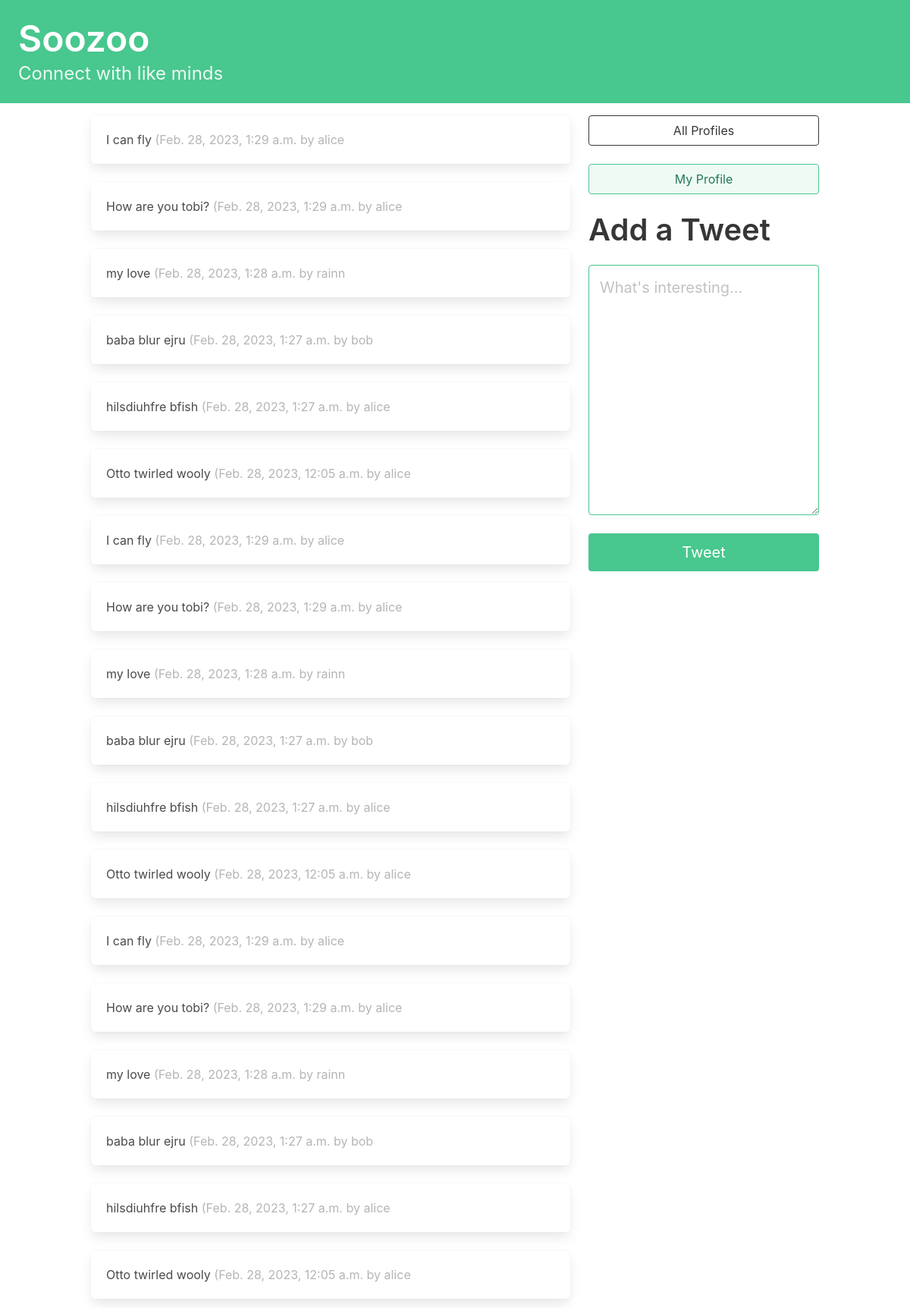
The app's page / (signed in) with its own data.
### tobichat/models.py (models this page shows, shortened)
class Dweet(models.Model):
    user = models.ForeignKey(
        User, related_name="dweets", on_delete=models.DO_NOTHING
    )
    body = models.CharField(max_length=150)
    created_at = models.DateTimeField(auto_now_add=True)

### tobichat/views.py (the view)
# urls.py: path("", dashboard, name="dashboard"),
def dashboard(request):
    form = DweetForm(request.POST or None)
    if request.method == "POST":
        if form.is_valid():
            dweet = form.save(commit=False)
            dweet.user = request.user
            dweet.save()
            return redirect("tobichat:dashboard")
    followed_dweets = Dweet.objects.filter(
        user__profile__in=request.user.profile.follows.all()
    ).order_by("-created_at")
    return render(
        request,
        "tobichat/dashboard.html",
        {"form": form, "dweets": followed_dweets},
    )

### tobichat/forms.py
class DweetForm(forms.ModelForm):
    body = forms.CharField(
        required=True,
        widget=forms.widgets.Textarea(
            attrs={
                "placeholder": "What's interesting...",
                "class": "textarea is-success is-medium",
            }
        ),
        label="",
    )
    class Meta:
        model = Dweet
        exclude = ("user", )

### tobichat/templates/tobichat/dashboard.html (shortened to what this page needs)
{% extends 'base.html' %}
{% block content %}
<div class="column">
    {% for followed in user.profile.follows.all %}
        {% for dweet in dweets %}
            <div class="box">
                {{dweet.body}}
                <span class="is-small has-text-grey-light">
                    ({{ dweet.created_at }} by {{ dweet.user.username }}
                </span>
            </div>
        {% endfor %}
    {% endfor %}
</div>
<div class="column is-one-third">
    <div class="block">
        <a href="{% url 'tobichat:profile_list' %} ">
            <button class="button is-dark is-outlined is-fullwidth">
                All Profiles
            </button>
        </a>
    </div>
    <div class="block">
        <a href="{% url 'tobichat:profile' request.user.profile.id %} ">
            <button class="button is-success is-light is-outlined is-fullwidth">
                My Profile
            </button>
        </a>
    </div>
    <div class="block">
        <div class="block">
            <h2 class="title is-2">Add a Tweet</p>
        </div>
        <div class="block">
            <form method="post">
                {{ form.as_p }}
                <button class="button is-success is-fullwidth is-medium mt-5"
                        type="submit">Tweet
                </button>
            </form>
        </div>
    </div>
</div>
{% endblock content %}

### tobichat/templates/base.html (shortened to what this page needs)
<!DOCTYPE html>
<html lang="en">
<head>
    <link rel="stylesheet"
    href="https://cdn.jsdelivr.net/npm/bulma@0.9.3/css/bulma.min.css">
</head>
<body>
    <a href="{% url 'tobichat:dashboard' %} ">
    <section class="hero is-small is-success mb-4">
        <div class="hero-body">
            <h1 class="title is-1">Soozoo</h1>
            <p class="subtitle is-4">
                Connect with like minds
            </p>
        </div>
    </section>
    </a>
    <div class="container">
        <div class="columns">
            {% block content %}
            {% endblock content %}
        </div>
    </div>
</body>
</html>

### records on screen
Dweet: body "I can fly", created_at "Feb. 28, 2023, 1:29 a.m.", user.username "alice"
Dweet: body "How are you tobi?", created_at "Feb. 28, 2023, 1:29 a.m.", user.username "alice"
Dweet: body "my love", created_at "Feb. 28, 2023, 1:28 a.m.", user.username "rainn"
Dweet: body "baba blur ejru", created_at "Feb. 28, 2023, 1:27 a.m.", user.username "bob"
Dweet: body "hilsdiuhfre bfish", created_at "Feb. 28, 2023, 1:27 a.m.", user.username "alice"
Dweet: body "Otto twirled wooly", created_at "Feb. 28, 2023, 12:05 a.m.", user.username "alice"
